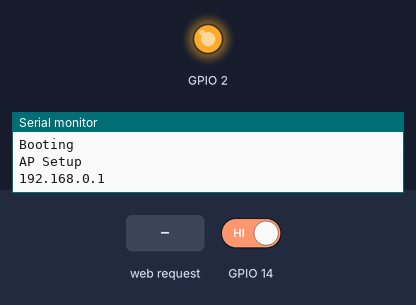
Simulated run of this program. Board: ESP8266 (NodeMCU). On the bench: output pins drawn as LEDs (lit = HIGH), the last lines printed to the serial monitor. Inputs (shaded band) come from the test bench; at power-on: GPIO 14 HIGH. WiFi joins after 1.5 s; servers stay silent unless stated.

Above: at 1.2 s.
1.3 s: GPIO 14 driven LOW
At 4.05 s:
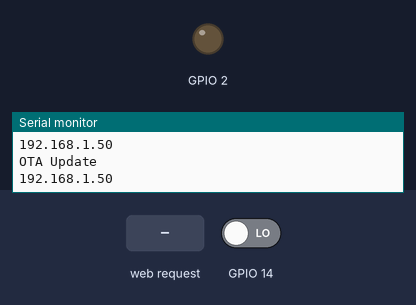
4.3 s: GPIO 14 driven HIGH
At 5.4 s:
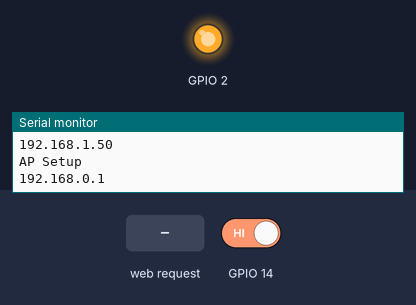
5.8 s: HTTP request GET /led/0 received
7.3 s: HTTP request GET /led/1 received
At 7.6 s:
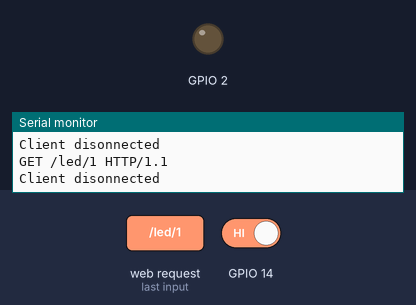
Timing chart, 0 to 9.8 s (numbered marks = the images above; inputs shaded):
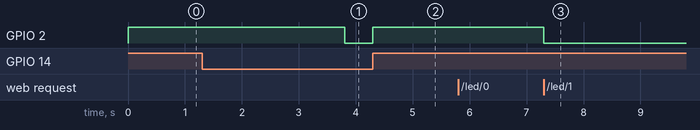

The program:

main.cpp
```cpp
#include <ESP8266WiFi.h>
#include <ESP8266mDNS.h>
#include <WiFiUdp.h>
#include <ArduinoOTA.h>
//#include <arduino.h>

//setup OTA
const char* ssidOTA = "telenet-53CC2";
const char* passwordOTA = "MFwkt6cvewxf";

//Setup AP
const char* ssidAP = "TinusESP8266";
const char* passwordAP = "123456789";

WiFiServer server(80);

int previousMillis = millis();
bool state = HIGH;
bool OTAsetupDone = false;
bool APsetupDone = false;

void blinkLED(){
  if (millis() >= previousMillis + 1000) {
    previousMillis = millis();
    digitalWrite(2, state);
    if (state == 0) {
      state = 1;
    }
    else {
      state = 0;
    }
  }
}

//setup as Access Point
void setupAP(){
  WiFi.mode(WIFI_AP);
  WiFi.softAPConfig(IPAddress(192, 168, 0, 1), IPAddress(192, 168, 0, 1), IPAddress(255, 255, 255, 0));
  WiFi.softAP(ssidAP, passwordAP);
  server.begin();
  Serial.println(WiFi.softAPIP());
}

//Connect to network
void connectToAP(){
  WiFi.mode(WIFI_STA);
  WiFi.begin(ssidOTA, passwordOTA);
  while (WiFi.waitForConnectResult() != WL_CONNECTED) {
    Serial.println("Connection Failed! Rebooting...");
    delay(5000);
    ESP.restart();
  }
}

//setup OTA
void setupOTA(){
  // Extra seetings
  // Port defaults to 8266
  // ArduinoOTA.setPort(8266);

  // Hostname defaults to esp8266-[ChipID]
  // ArduinoOTA.setHostname("myesp8266");

  // No authentication by default
  // ArduinoOTA.setPassword((const char *)"123");

  ArduinoOTA.onStart([]() {
    Serial.println("Start");
  });
  ArduinoOTA.onEnd([]() {
    Serial.println("\nEnd");
  });
  ArduinoOTA.onProgress([](unsigned int progress, unsigned int total) {
    Serial.printf("Progress: %u%%\r", (progress / (total / 100)));
  });
  ArduinoOTA.onError([](ota_error_t error) {
    Serial.printf("Error[%u]: ", error);
    if (error == OTA_AUTH_ERROR) Serial.println("Auth Failed");
    else if (error == OTA_BEGIN_ERROR) Serial.println("Begin Failed");
    else if (error == OTA_CONNECT_ERROR) Serial.println("Connect Failed");
    else if (error == OTA_RECEIVE_ERROR) Serial.println("Receive Failed");
    else if (error == OTA_END_ERROR) Serial.println("End Failed");
  });
  ArduinoOTA.begin();
  Serial.println("Ready");
  Serial.print("IP address: ");
  Serial.println(WiFi.localIP());
}

void setup() {
  Serial.begin(115200);
  Serial.println("Booting");

  //IO
  pinMode(2, OUTPUT);
  pinMode(14, INPUT);
}

void webServer(){
  // Check if a client has connected
  WiFiClient client = server.available();
  if (!client) {
    return;
  }

  // Read the first line of the request
  String req = client.readStringUntil('\r');
  Serial.println(req);
  client.flush();

  // Match the request
  int val = -1; // We'll use 'val' to keep track of both the
                // request type (read/set) and value if set.
  if (req.indexOf("/led/0") != -1)
    val = 0; // Will write LED low
  else if (req.indexOf("/led/1") != -1)
    val = 1; // Will write LED high
  // Otherwise request will be invalid. We'll say as much in HTML

  // Set GPIO5 according to the request
  if (val == 0){
    digitalWrite(2, HIGH);
  }
  if (val == 1) {
    digitalWrite(2, LOW);
  }

  client.flush();

  // Prepare the response. Start with the common header:
  String s = "HTTP/1.1 200 OK\r\n";
  s += "Content-Type: text/html\r\n\r\n";
  s += "<!DOCTYPE HTML>\r\n<html>\r\n";
  // If we're setting the LED, print out a message saying we did
  if (val >= 0)
  {
    s += "LED is now ";
    s += (val)?"on":"off";
  }
  else
  {
    s += "Invalid Request.<br> Try /led/1 or /led/0";
  }
  s += "</html>\n";

  // Send the response to the client
  client.print(s);
  delay(1);
  Serial.println("Client disonnected");

  // The client will actually be disconnected
  // when the function returns and 'client' object is detroyed
}

void loop() {
  //OTA setup
  if (digitalRead(14) == 0) {
    if (!OTAsetupDone) {
      Serial.println("OTA Setup");
      connectToAP();
      setupOTA();
      OTAsetupDone = true;
      APsetupDone = false;
    }
    Serial.println("OTA Update");
    Serial.println(WiFi.localIP());
    blinkLED();
    ArduinoOTA.handle();
  }

  //AP setup
  if (digitalRead(14) == 1){
    if (!APsetupDone) {
      digitalWrite(2, HIGH);
      Serial.println("AP Setup");
      setupAP();
      APsetupDone = true;
      OTAsetupDone = false;
    }
    //Serial.println(WiFi.softAPIP());
    webServer();
  }
}
```

Measured:
- after the input at 1.3 s, GPIO 2: HIGH → LOW after 2.5 s
- after the input at 4.3 s, GPIO 2: LOW → HIGH after 0.00 s instead of 0.51 s
- after the input at 7.3 s, GPIO 2: HIGH → LOW at once
